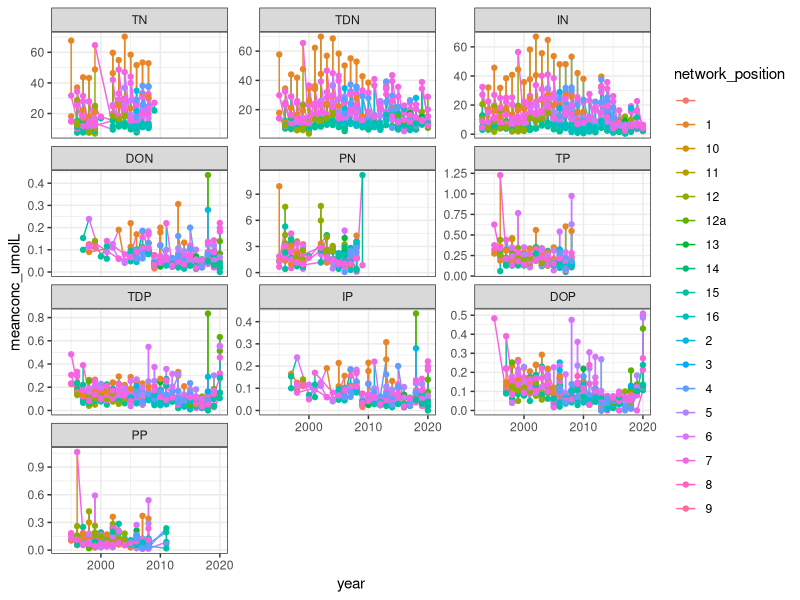
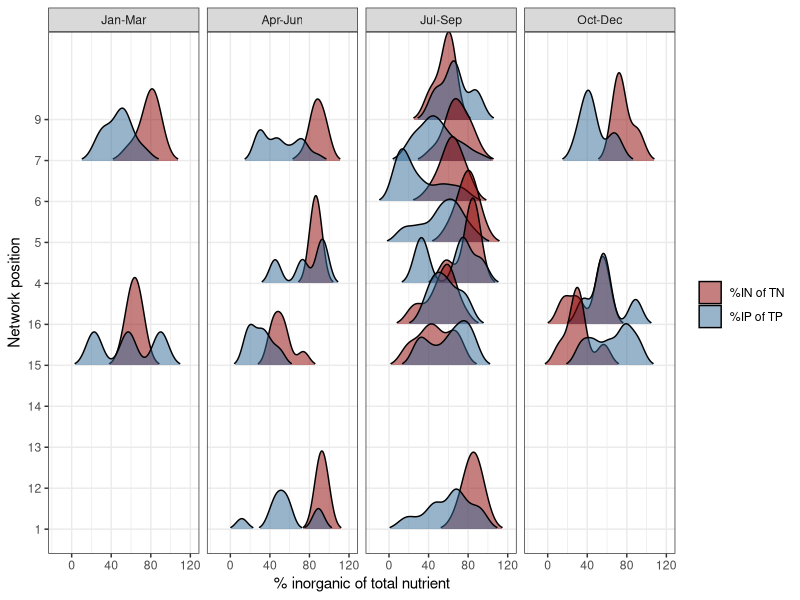
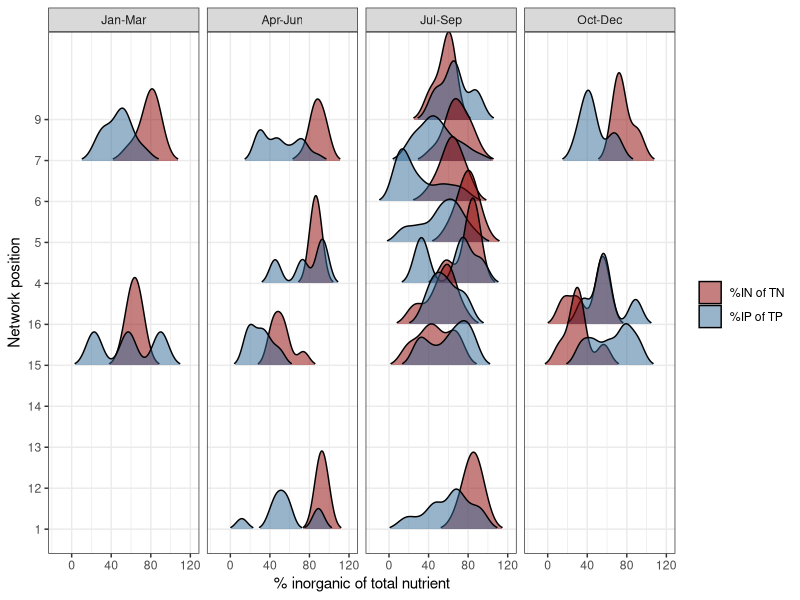

Reproduce these figures in R, in order.
library(tidyverse)
library(lubridate)

sites <- read.csv("Data/sites.csv")
gl_network <- read.csv("Data/greenlakes_network.csv") |>
  left_join(sites) |>
  mutate(date = as.Date(date, format = '%m/%d/%Y'))  |>
  mutate(season = factor(season, levels = c('Jan-Mar','Apr-Jun','Jul-Sep','Oct-Dec')))


subset <- gl_network |>
  select(3:17, network_position, eco_type, year, season, - NO3_ueqL, -NH4_ueqL, -PO4_ueqL) |>
  pivot_longer(1:10, names_to = 'parameter', values_to = 'concentration_umol_L') |>
  drop_na() |>
  mutate(parameter = sub('\\_.*', "", parameter)) |>
  group_by(season, year, site, network_position, eco_type, parameter) |>
  summarise(meanconc_umolL = mean(concentration_umol_L)) |>
  ungroup() |>
  mutate(parameter = factor(parameter, levels = c("TN", "TDN", "IN", "DON", "PN", "TP", "TDP", "IP", "DOP", "PP")))


ggplot(subset, aes(year, meanconc_umolL, color = network_position, group = site)) +
  geom_path(aes(group = season)) +
  geom_point() +
  facet_wrap(~parameter, scales = "free_y",ncol = 3) +
  theme_bw()


inorganic <- gl_network |>
  select(site, network_position, date, season, eco_type, TP_umolL, IP_umolL, TN_umolL, IN_umolL) |>
  drop_na() |>
  mutate(percentIP = (IP_umolL/TP_umolL) * 100) |>
  mutate(percentIN = (IN_umolL/TN_umolL) * 100) |>
  filter(percentIN < 100,
         percentIP < 100) |>
  mutate(network_position=as.factor(network_position))  |>
  select(-TP_umolL, - TN_umolL, - IP_umolL, -IN_umolL) |>
  pivot_longer(6:7, names_to = 'param', values_to = 'percentoftot')

library(ggridges)

ggplot(inorganic, aes(percentoftot, network_position, fill = as.factor(param))) +
  geom_density_ridges(alpha = 0.5, scale=1.5, rel_min_height=0.02) +
  scale_fill_manual('',labels = c('%IN of TN', '%IP of TP'), values = c("red4", "#336a98")) +
  theme_bw() +
  labs(x='% inorganic of total nutrient', y='Network position') +
  facet_grid(.~season)
ggsave('Figures/densityplot2.png', height=4.5, width = 6.5, units='in', dpi=1200)


forms_subset <- gl_network |>
  select(3:17, network_position, eco_type) |>
  drop_na()
